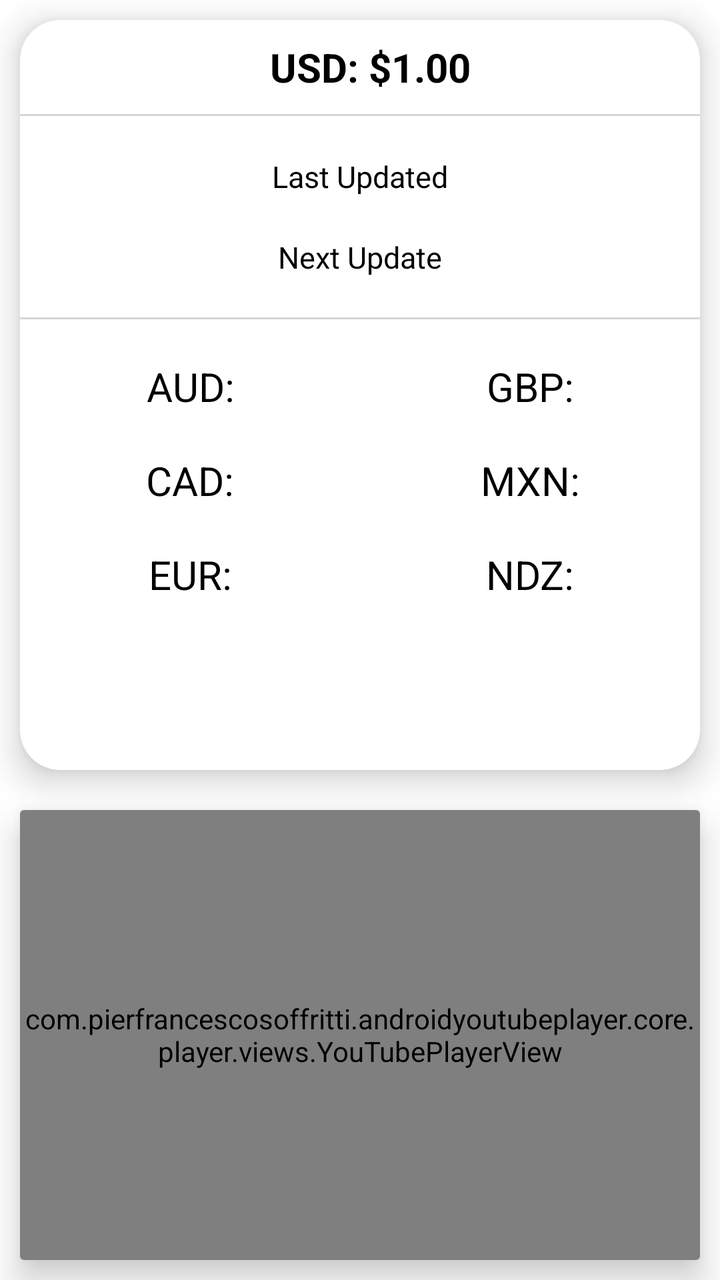
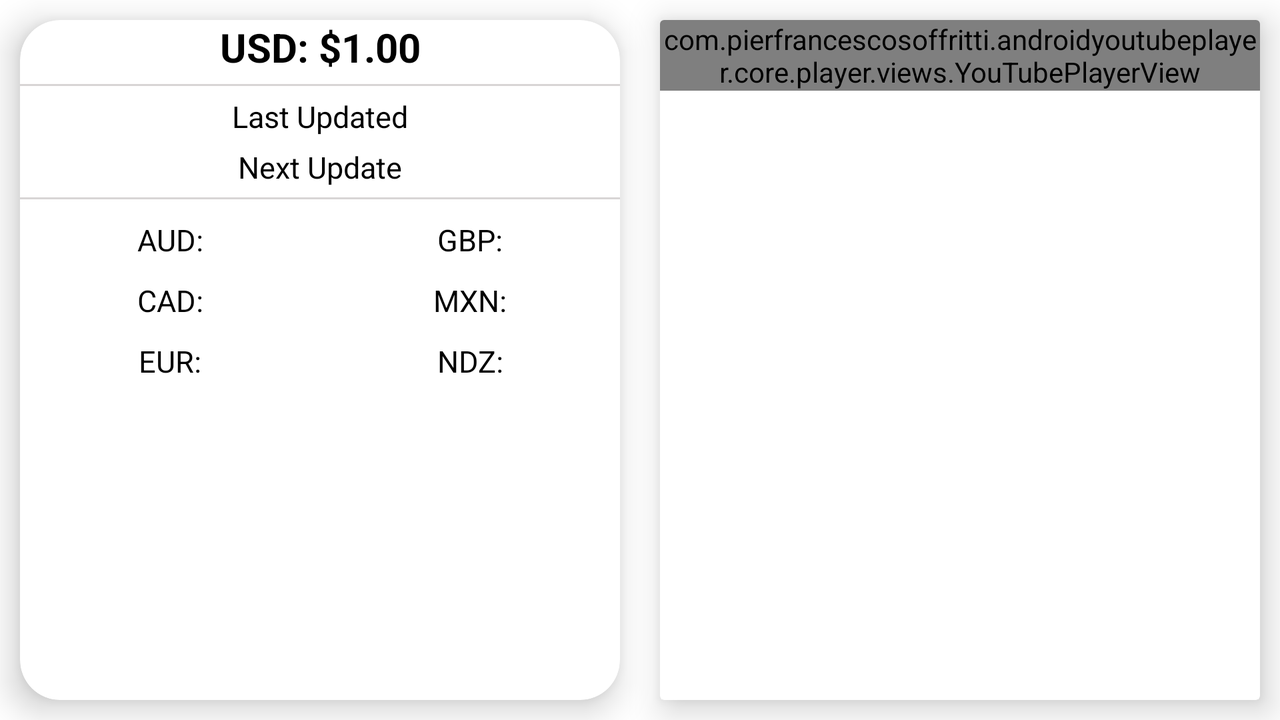

The same Android screen from two of the app's own layout files: first res/layout/ as a phone draws it, then the repository's variant for another configuration, drawn on a device whose configuration selects that folder. Both files follow.
<!-- AndroidManifest.xml: application theme Theme.Client -->
<!-- res/layout/fragment_currency.xml -->
<?xml version="1.0" encoding="utf-8"?>
<androidx.constraintlayout.widget.ConstraintLayout xmlns:android="http://schemas.android.com/apk/res/android"
    xmlns:app="http://schemas.android.com/apk/res-auto"
    xmlns:tools="http://schemas.android.com/tools"
    android:layout_width="match_parent"
    android:layout_height="match_parent"

    tools:context=".fragment.CurrencyFragment"
    tools:ignore="ExtraText">

        <LinearLayout
            android:layout_width="match_parent"
            android:layout_height="match_parent"
            android:orientation="vertical">

        <androidx.cardview.widget.CardView
            android:layout_width="match_parent"
            android:layout_height="0dp"
            android:layout_weight="2"
            android:layout_margin="10dp"
            android:foreground="?android:attr/selectableItemBackground"
            app:cardBackgroundColor="@android:color/white"
            app:cardCornerRadius="20dp"
            app:cardElevation="10dp"
            app:cardPreventCornerOverlap="true">

        <LinearLayout
            android:layout_width="match_parent"
            android:layout_height="wrap_content"
            android:orientation="vertical"
            app:layout_constraintTop_toTopOf="parent">

            
            
            <TextView
                android:id="@+id/baseCurrency"
                android:layout_width="match_parent"
                android:layout_height="wrap_content"
                android:layout_marginStart="20dp"
                android:layout_marginTop="10dp"
                android:layout_marginEnd="10dp"
                android:text="@string/baseCurrency"
                android:textAlignment="center"
                android:textColor="@color/black"
                android:textSize="20sp"
                android:textStyle="bold"
                app:layout_constraintLeft_toLeftOf="parent"
                app:layout_constraintRight_toRightOf="parent" />

            <View
                android:id="@+id/divider_1"
                android:layout_width="match_parent"
                android:layout_height="1dp"
                android:layout_marginTop="10dp"
                android:background="@color/divider" />

            
            
            <TextView
                android:id="@+id/lastUpdated"
                android:layout_width="match_parent"
                android:layout_height="wrap_content"
                android:layout_marginStart="20dp"
                android:layout_marginTop="20dp"
                android:layout_marginEnd="20dp"
                android:text="@string/last_updated"
                android:textAlignment="center"
                android:textColor="@color/black"
                android:textSize="15sp"
                app:layout_constraintLeft_toLeftOf="parent"
                app:layout_constraintRight_toRightOf="parent" />

            
            
            <TextView
                android:id="@+id/nextUpdated"
                android:layout_width="match_parent"
                android:layout_height="wrap_content"
                android:layout_marginStart="20dp"
                android:layout_marginTop="20dp"
                android:layout_marginEnd="20dp"
                android:text="@string/next_update"
                android:textAlignment="center"
                android:textColor="@color/black"
                android:textSize="15sp"
                app:layout_constraintLeft_toLeftOf="parent"
                app:layout_constraintRight_toRightOf="parent" />

            <View
                android:id="@+id/divider_2"
                android:layout_width="match_parent"
                android:layout_height="1dp"
                android:layout_marginTop="20dp"
                android:background="@color/divider" />

            <LinearLayout
                android:layout_width="match_parent"
                android:layout_height="wrap_content"
                android:orientation="horizontal">

                
                
                <TextView
                    android:id="@+id/aud"
                    android:layout_width="0dp"
                    android:layout_weight="1"
                    android:layout_height="wrap_content"
                    android:layout_marginTop="20dp"
                    android:text="@string/aud"
                    android:textAlignment="center"
                    android:textColor="@color/black"
                    android:textSize="20sp" />

                
                
                <TextView
                    android:id="@+id/gbp"
                    android:layout_width="0dp"
                    android:layout_weight="1"
                    android:layout_height="wrap_content"
                    android:layout_marginTop="20dp"
                    android:text="@string/gbp"
                    android:textAlignment="center"
                    android:textColor="@color/black"
                    android:textSize="20sp" />

            </LinearLayout>

            <LinearLayout
                android:layout_width="match_parent"
                android:layout_height="wrap_content"
                android:orientation="horizontal">

                
                
                <TextView
                    android:id="@+id/cad"
                    android:layout_width="0dp"
                    android:layout_weight="1"
                    android:layout_height="wrap_content"
                    android:layout_marginTop="20dp"
                    android:text="@string/cad"
                    android:textAlignment="center"
                    android:textColor="@color/black"
                    android:textSize="20sp" />

                
                
                <TextView
                    android:id="@+id/mxn"
                    android:layout_width="0dp"
                    android:layout_weight="1"
                    android:layout_height="wrap_content"
                    android:layout_marginTop="20dp"
                    android:text="@string/mxn"
                    android:textAlignment="center"
                    android:textColor="@color/black"
                    android:textSize="20sp" />
            </LinearLayout>

            <LinearLayout
                android:layout_width="match_parent"
                android:layout_height="wrap_content"
                android:orientation="horizontal">

                
                
                <TextView
                    android:id="@+id/eur"
                    android:layout_width="0dp"
                    android:layout_weight="1"
                    android:layout_height="wrap_content"
                    android:layout_marginTop="20dp"
                    android:text="@string/eur"
                    android:textAlignment="center"
                    android:textColor="@color/black"
                    android:textSize="20sp" />

                
                
                <TextView
                    android:id="@+id/nzd"
                    android:layout_width="0dp"
                    android:layout_weight="1"
                    android:layout_height="wrap_content"
                    android:layout_marginTop="20dp"
                    android:text="@string/ndz"
                    android:textAlignment="center"
                    android:textColor="@color/black"
                    android:textSize="20sp" />

            </LinearLayout>



        </LinearLayout>
        </androidx.cardview.widget.CardView>

        <androidx.cardview.widget.CardView
            android:layout_width="match_parent"
            android:layout_height="0dp"
            android:layout_weight="1.2"
            android:layout_margin="10dp"
            android:foreground="?android:attr/selectableItemBackground"
            app:cardBackgroundColor="@android:color/white"

            app:cardElevation="10dp"
            app:cardPreventCornerOverlap="true">

            <com.pierfrancescosoffritti.androidyoutubeplayer.core.player.views.YouTubePlayerView
                android:id="@+id/youtube_player_view"
                style="background"
                android:layout_width="match_parent"

                android:layout_height="match_parent"

                app:autoPlay="true"
                app:layout_constraintLeft_toLeftOf="parent"

                app:layout_constraintRight_toRightOf="parent"
                app:layout_constraintTop_toTopOf="parent"
                app:videoId="S0Q4gqBUs7c" />

        </androidx.cardview.widget.CardView>
        </LinearLayout>

</androidx.constraintlayout.widget.ConstraintLayout>
<!-- resources referenced by this layout -->
<resources>
  <color name="black">#FF000000</color>
  <color name="divider">#D8D5D5</color>
  <string name="aud">AUD: </string>
  <string name="baseCurrency">USD: $1.00</string>
  <string name="cad">CAD: </string>
  <string name="eur">EUR: </string>
  <string name="gbp">GBP: </string>
  <string name="last_updated">Last Updated</string>
  <string name="mxn">MXN: </string>
  <string name="ndz">NDZ: </string>
  <string name="next_update">Next Update</string>
  <style name="Theme.Client" parent="Theme.MaterialComponents.DayNight.DarkActionBar">
          
          <item name="colorPrimary">@color/blue_700</item>
          <item name="colorPrimaryVariant">@color/black</item>
          <item name="colorOnPrimary">@color/black</item>
          
          <item name="colorSecondary">@color/teal_200</item>
          <item name="colorSecondaryVariant">@color/teal_700</item>
          <item name="colorOnSecondary">@color/black</item>
          
          <item name="android:statusBarColor">?attr/colorPrimaryVariant</item>
          
      </style>
  <color name="blue_700">#79BADD</color>
  <color name="teal_200">#FF03DAC5</color>
  <color name="teal_700">#FF018786</color>
</resources>
<!-- res/layout-land/fragment_currency.xml (the repository's variant of the layout above) -->
<!-- drawn on the phone turned sideways -->
<?xml version="1.0" encoding="utf-8"?>
<androidx.constraintlayout.widget.ConstraintLayout xmlns:android="http://schemas.android.com/apk/res/android"
    xmlns:app="http://schemas.android.com/apk/res-auto"
    xmlns:tools="http://schemas.android.com/tools"
    android:layout_width="match_parent"
    android:layout_height="match_parent"

    tools:context=".fragment.CurrencyFragment"
    tools:ignore="ExtraText">

    <LinearLayout
        android:layout_width="match_parent"
        android:layout_height="match_parent"
        android:orientation="horizontal">

        <androidx.cardview.widget.CardView
            android:layout_width="0dp"
            android:layout_height="match_parent"
            android:layout_weight="1"
            android:layout_margin="10dp"
            android:foreground="?android:attr/selectableItemBackground"
            app:cardBackgroundColor="@android:color/white"
            app:cardCornerRadius="20dp"
            app:cardElevation="10dp"
            app:cardPreventCornerOverlap="true">

            <LinearLayout
                android:layout_width="match_parent"
                android:layout_height="wrap_content"
                android:orientation="vertical"
                app:layout_constraintTop_toTopOf="parent">

                
                
                <TextView
                    android:id="@+id/baseCurrency"
                    android:layout_width="match_parent"
                    android:layout_height="wrap_content"
                    android:text="@string/baseCurrency"
                    android:textAlignment="center"
                    android:textColor="@color/black"
                    android:textSize="20sp"
                    android:textStyle="bold"
                    app:layout_constraintLeft_toLeftOf="parent"
                    app:layout_constraintRight_toRightOf="parent" />

                <View
                    android:id="@+id/divider_1"
                    android:layout_width="match_parent"
                    android:layout_height="1dp"
                    android:layout_marginTop="5dp"
                    android:background="@color/divider" />

                
                
                <TextView
                    android:id="@+id/lastUpdated"
                    android:layout_width="match_parent"
                    android:layout_height="wrap_content"

                    android:layout_marginTop="5dp"

                    android:text="@string/last_updated"
                    android:textAlignment="center"
                    android:textColor="@color/black"
                    android:textSize="15sp"
                    app:layout_constraintLeft_toLeftOf="parent"
                    app:layout_constraintRight_toRightOf="parent" />

                
                
                <TextView
                    android:id="@+id/nextUpdated"
                    android:layout_width="match_parent"
                    android:layout_height="wrap_content"

                    android:layout_marginTop="5dp"

                    android:text="@string/next_update"
                    android:textAlignment="center"
                    android:textColor="@color/black"
                    android:textSize="15sp"
                    app:layout_constraintLeft_toLeftOf="parent"
                    app:layout_constraintRight_toRightOf="parent" />

                <View
                    android:id="@+id/divider_2"
                    android:layout_width="match_parent"
                    android:layout_height="1dp"
                    android:layout_marginTop="5dp"
                    android:background="@color/divider" />

                <LinearLayout
                    android:layout_width="match_parent"
                    android:layout_height="wrap_content"
                    android:layout_marginTop="10dp"
                    android:orientation="horizontal">

                    
                    
                    <TextView
                        android:id="@+id/aud"
                        android:layout_width="0dp"
                        android:layout_weight="1"
                        android:layout_height="wrap_content"

                        android:text="@string/aud"
                        android:textAlignment="center"
                        android:textColor="@color/black"
                        android:textSize="15sp" />

                    
                    
                    <TextView
                        android:id="@+id/gbp"
                        android:layout_width="0dp"
                        android:layout_weight="1"
                        android:layout_height="wrap_content"
                        android:text="@string/gbp"
                        android:textAlignment="center"
                        android:textColor="@color/black"
                        android:textSize="15sp" />

                </LinearLayout>

                <LinearLayout
                    android:layout_width="match_parent"
                    android:layout_height="wrap_content"
                    android:layout_marginTop="10dp"
                    android:orientation="horizontal">

                    
                    
                    <TextView
                        android:id="@+id/cad"
                        android:layout_width="0dp"
                        android:layout_weight="1"
                        android:layout_height="wrap_content"
                        android:text="@string/cad"
                        android:textAlignment="center"
                        android:textColor="@color/black"
                        android:textSize="15sp" />

                    
                    
                    <TextView
                        android:id="@+id/mxn"
                        android:layout_width="0dp"
                        android:layout_weight="1"
                        android:layout_height="wrap_content"
                        android:text="@string/mxn"
                        android:textAlignment="center"
                        android:textColor="@color/black"
                        android:textSize="15sp" />
                </LinearLayout>

                <LinearLayout
                    android:layout_width="match_parent"
                    android:layout_height="wrap_content"
                    android:layout_marginTop="10dp"
                    android:orientation="horizontal">

                    
                    
                    <TextView
                        android:id="@+id/eur"
                        android:layout_width="0dp"
                        android:layout_weight="1"
                        android:layout_height="wrap_content"
                        android:text="@string/eur"
                        android:textAlignment="center"
                        android:textColor="@color/black"
                        android:textSize="15sp" />

                    
                    
                    <TextView
                        android:id="@+id/nzd"
                        android:layout_width="0dp"
                        android:layout_weight="1"
                        android:layout_height="wrap_content"
                        android:text="@string/ndz"
                        android:textAlignment="center"
                        android:textColor="@color/black"
                        android:textSize="15sp" />

                </LinearLayout>



            </LinearLayout>
        </androidx.cardview.widget.CardView>

        <androidx.cardview.widget.CardView
            android:layout_width="0dp"
            android:layout_height="match_parent"
            android:layout_weight="1"
            android:layout_margin="10dp"
            android:foreground="?android:attr/selectableItemBackground"
            app:cardBackgroundColor="@android:color/white"

            app:cardElevation="10dp"
            android:padding="10dp"
            app:cardPreventCornerOverlap="true">

            <com.pierfrancescosoffritti.androidyoutubeplayer.core.player.views.YouTubePlayerView
                android:id="@+id/youtube_player_view"
                style="background"
                android:layout_width="match_parent"

                android:layout_height="wrap_content"


                app:autoPlay="true"
                app:layout_constraintLeft_toLeftOf="parent"

                app:layout_constraintRight_toRightOf="parent"
                app:layout_constraintTop_toTopOf="parent"
                app:videoId="S0Q4gqBUs7c" />

        </androidx.cardview.widget.CardView>
    </LinearLayout>

</androidx.constraintlayout.widget.ConstraintLayout>
